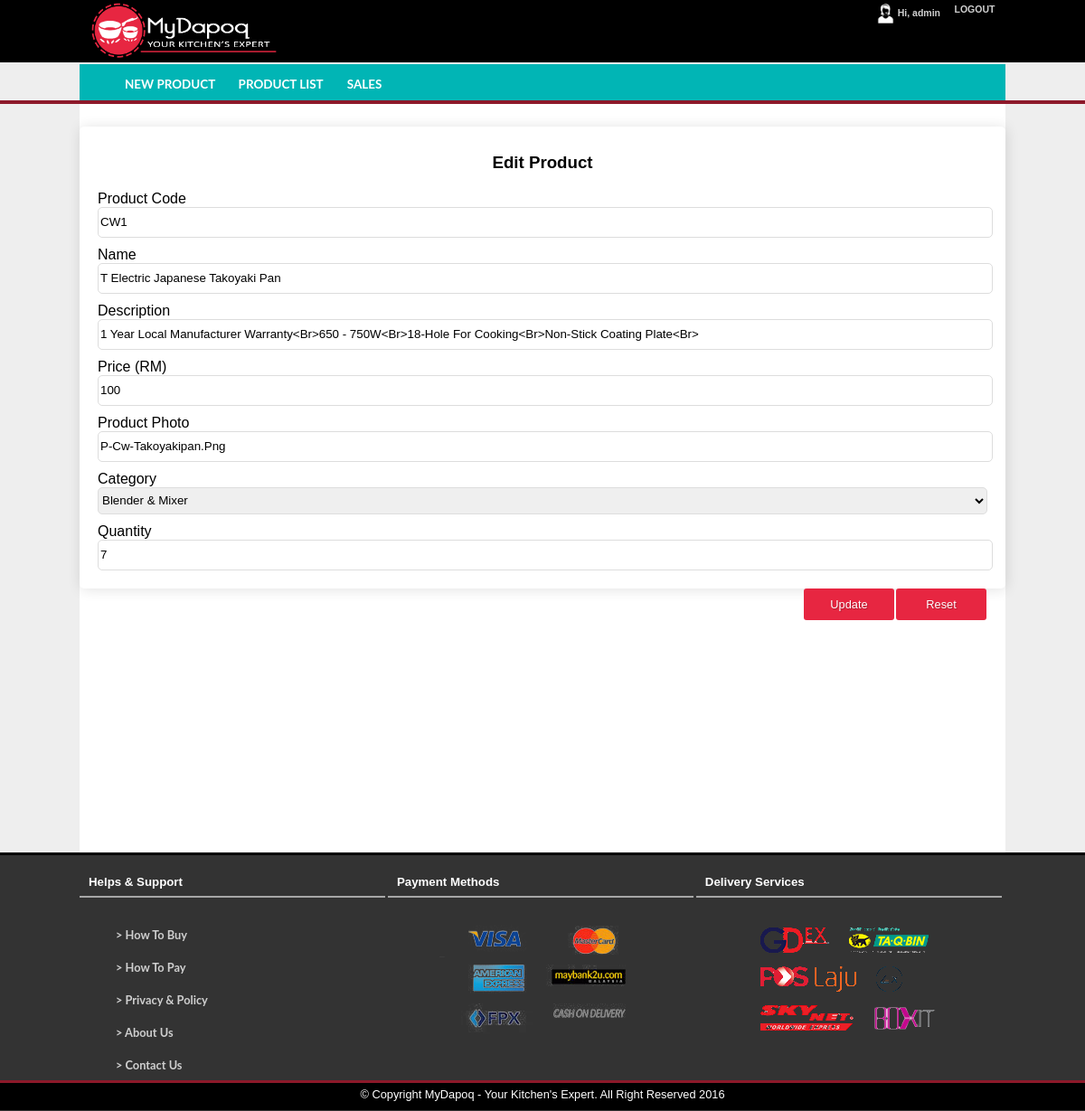
The page /update-product.php?id=1 (signed in) on the database its author committed.
### tables this page shows
CREATE TABLE IF NOT EXISTS `products` (
  `id` int(11) NOT NULL,
  `product_code` varchar(10) NOT NULL,
  `product_name` varchar(100) NOT NULL,
  `product_description` text NOT NULL,
  `product_price` double NOT NULL,
  `product_photo` varchar(100) NOT NULL,
  `category` varchar(50) NOT NULL,
  `quantity` int(11) NOT NULL
);

### update-product.php (the view, shortened to what this page needs)
<?php
	include ('config.php');
	if(isset($_GET['id'])) {
		$id = $_GET['id'];
		$sql = "SELECT * FROM products WHERE id=$id";
		$result = mysqli_query($conn, $sql);
		$row = mysqli_fetch_assoc($result);
	}
	$query_category = 'SELECT * FROM category';
	$result_category = mysqli_query($conn, $query_category) or die (mysqli_error($conn));
?>
<!DOCTYPE html>
<html>
<head>
	<link href="css/style.css" rel="stylesheet" type="text/css">
</head>
<body>
<header>
	<?php include('nav-top.php'); ?>
</header>
<nav>
	<?php include('nav-menu.php'); ?>
</nav>
<div class="container">
<div class="cart-view-table-back">
	<h3 align="center">Edit Product</h3>
	<form method="post" enctype="multipart/form-data"  onsubmit="return validation();">
	<div class="form">
		<div class="input">
			<label>Product Code</label>
			<input name="product_code" id="product_code" value="<?= $row['product_code']?>">
		</div>
		<div class="input">
			<label>Name</label>
			<input name="product_name" id="product_name" value="<?= $row['product_name']?>">
		</div>
		<div class="input">
			<label>Description</label>
			<input name="product_description" id="product_description"" rows="5" cols="50" value="<?= $row['product_description']?>">
		</div>
		<div class="input">
			<label>Price (RM)</label>
			<input name="product_price" id="product_price" value="<?= $row['product_price']?>">
		</div>
		<div class="input">
			<label>Product Photo</label>
			<input name="product_photo" id="product_photo" value="<?php echo $row['product_photo']?>">
		</div>
		<div class="input">
			<label>Category</label>
			<select name="category">
				<?php while ($rows = mysqli_fetch_assoc($result_category)) { ?>
				<option value="<?= $rows['id_category']; ?>"><?= $rows['category_name']; ?></option>
				<?php } ?>
			</select>
		</div>
		<div class="input">
			<label>Quantity</label>
			<input name="quantity" id="quantity" value="<?= $row['quantity']?>">
		</div>
		<div class="input">
			<button type="reset">Reset</button>
			<button type="submit">Update</button>
		</div>
	</div>
	</form>
</div>
</div>
<footer>
	<?php include('footer.php') ?>
</footer>
</body>
</html>

### css/style.css (style rules this page uses)
body { margin: 0; padding: 0; font-family: Helvetica; background-color: #eee; }
header { background-color: #eee; border-bottom: 4px solid #8d192a; height: 111px; }
.container { background-color: #fff; max-width: 1024px; min-height: 768px; margin: auto; padding-top: 15px; padding-bottom: 45px; }
nav { background-color: #01B5B5; width: 1024px; height: 40px; margin-top: -63px; margin-right: auto; margin-left: auto; font-size: 1.2em; border-bottom: 4px solid #8d192a; }
button, .button { background: #e72641; min-width: 100px; border: none; padding: 10px; display: inline-block; text-align: center; cursor: pointer; text-decoration: none; color: #fff; min-height: 15px; text-shadow: 1px 1px 1px rgba(0, 0, 0, 0.25); border-radius: 3px; font-size: 0.8em; }
.cart-item-table, .cart-view-table-back { max-width: 100%; background-color: #fff; margin-top: 10px; margin-left: auto; margin-right: auto; padding: 2px; box-shadow: 1px 1px 15px rgba(0, 0, 0, 0.12); }
.cart-view-table-back { padding: 10px 20px 10px 20px; border-radius: 5px; }
.cart-view-table-back button { margin: 10px 1px; float: right; }
.form { margin-top: 20px; }
.form input { height: 30px; border-radius: 5px; border: 1px solid #ddd; width: 100%; text-transform: capitalize; }
.form label { display: block; }
.form select, option { height: 30px; border-radius: 5px; border: 1px solid #ddd; width: 100%; }
div.input { margin-bottom: 10px; }
footer { height: 283px; background-color: #333; border-top: 3px solid #000; }

### rows shown on the page
products: product_code "CW1", product_name "T Electric Japanese Takoyaki Pan", product_description "1 Year Local Manufacturer Warranty<br>650 - 750W<br>18-hole for cooking<br>Non-stick coating plate<br>", product_price "100", product_photo "p-cw-takoyakipan.png", quantity "7"

### other values the page prints
$_SESSION['username'] "admin"
form field category "Blender & Mixer"
